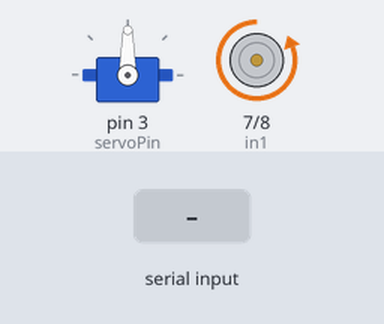
Recording of a sketch running on a simulated Arduino Uno, built with avr-gcc and run on an emulated ATmega328P. On the bench: servo, motor-driver pin pairs drawn as motors (green arrow = first pin HIGH = forward, orange = second pin HIGH = backward, longer = more drive). The test bench sets the inputs (shaded band). What the sketch prints to the serial monitor is not drawn.

Above: at 1.2 s.
1.3 s: "1" received over the second serial link
At 1.7 s:
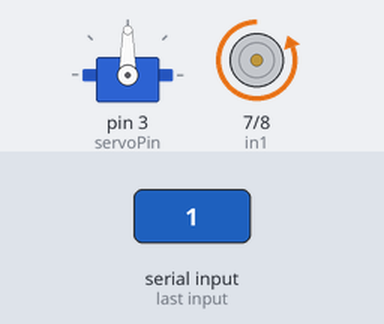
2.8 s: "0" received over the second serial link
At 3.4 s:
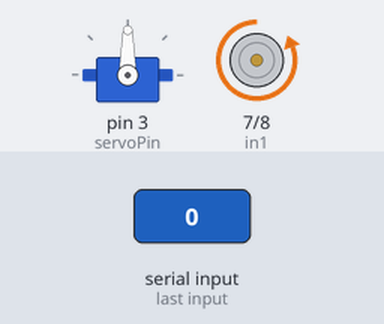
5.8 s: "2" received over the second serial link
At 6.9 s:
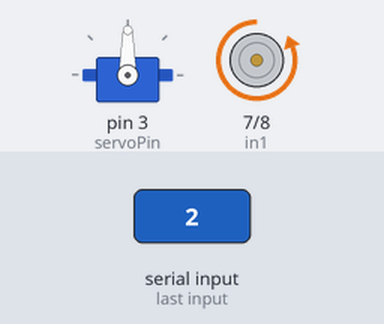
Timing chart, 0 to 8.8 s (numbered marks = the images above; inputs shaded):
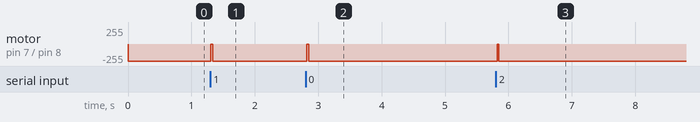

The sketch:

AutomationArduino.ino
```cpp
#include <SoftwareSerial.h>
#include <Servo.h>
Servo Servo1;
SoftwareSerial s(6, 5);
int servoPin = 3;
int data = 0;
int in1 = 7;
int in2 = 8;
void setup() {
  Serial.begin(9600);
  s.begin(9600);
  pinMode(in1, OUTPUT);
  pinMode(in2, OUTPUT);
  Servo1.attach(servoPin);
}
void loop() {
  if (s.available()) {
    data = s.read();
    if (data == 1) {
      digitalWrite(in1, LOW);
      digitalWrite(in2, HIGH);
      Servo1.write(0);
    }
    else {
      digitalWrite(in1, LOW);
      digitalWrite(in2, LOW);
      Servo1.write(90);
    }
    Serial.println(data);
  }
  else {
    Serial.println("Serial not available");
    digitalWrite(in1, LOW);
    digitalWrite(in2, HIGH);
  }
}
```

Measured:
- after the input at 1.3 s, motor on pin 7 (in1) / pin 8 (in2): backward 255/255 → stopped at once, → backward 255/255 0.03 s later
- after the input at 2.8 s, motor on pin 7 (in1) / pin 8 (in2): backward 255/255 → stopped at once, → backward 255/255 0.03 s later
- after the input at 5.8 s, motor on pin 7 (in1) / pin 8 (in2): backward 255/255 → stopped at once, → backward 255/255 0.03 s later
